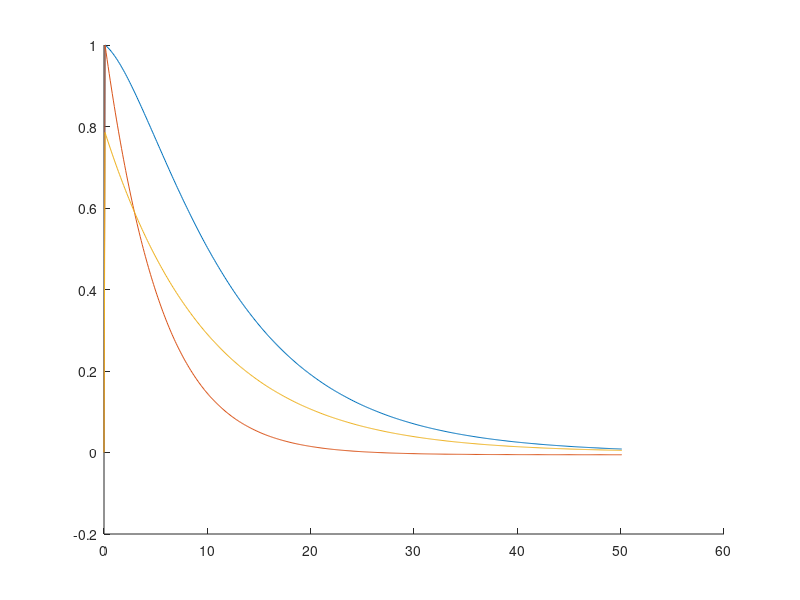

The MATLAB source for this figure:
%% Relative motion dynamics
clc;
clear;
close all;

p_I = [1,2,0];
p_B=[];
j=1;
p_B(1,1:3) =[1;2;0];
dt=0.1;
w=0;
v=0;
p_goal =[1;1;atan2(1,1)];
p=p_goal;

%controller
K=0.1*[1 1 1;
    1 1 1];
kp=0.1;
kalpha = 0;
kbeta = 0;

for t=0:dt:50
    j=j+1;
    % error computation
    e(:,j) = p(:,j-1);
    
    %angles
    alpha = -p(3,j-1)+atan2(e(2,j),e(1,j));
    beta = -p(3,j-1)-alpha;
    
    %compute control input
    u= [kp*norm(e(1:2,j));kp*norm(e(3,j))];
    

    p(:,j)=p(:,j-1)+dt*[u(2)*p(2,j-1)-u(1)*cos(p(3,j-1));-u(2)*p(1,j-1)-u(1)*sin(p(3,j-1));-u(2)];
    p(3,j) = atan2(sin(p(3,j)),cos(p(3,j)));
    
    %p_B(j,:)=p_B(j-1,:)+[w*p_B(j-1,2)-v*cos];
    
end

figure
hold on;

plot(0:dt:50+dt,e);